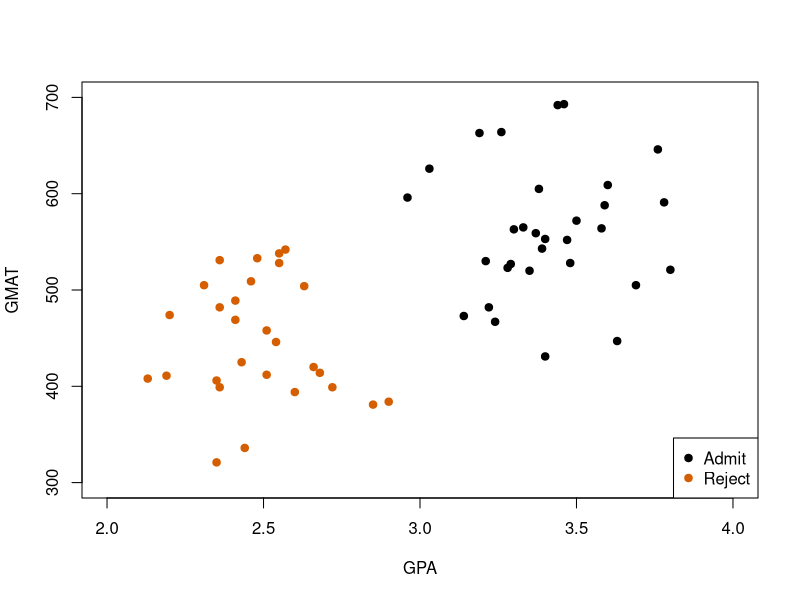
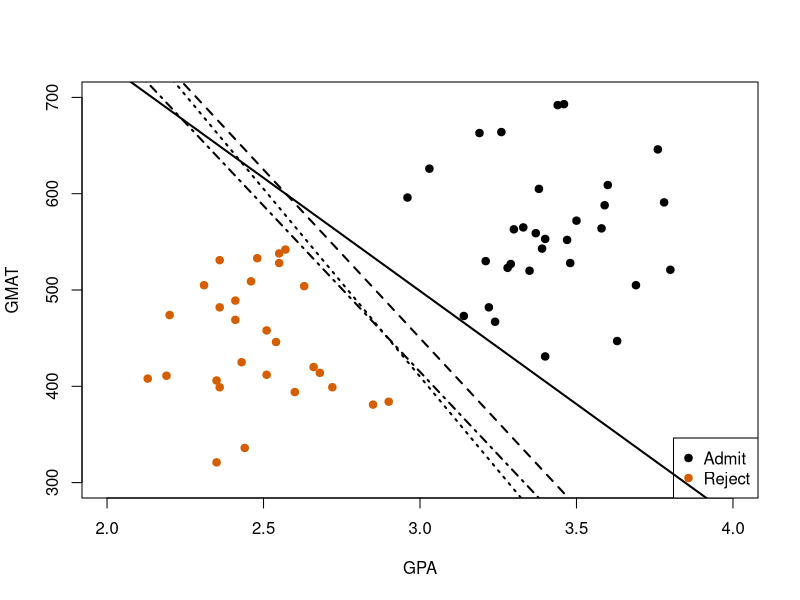
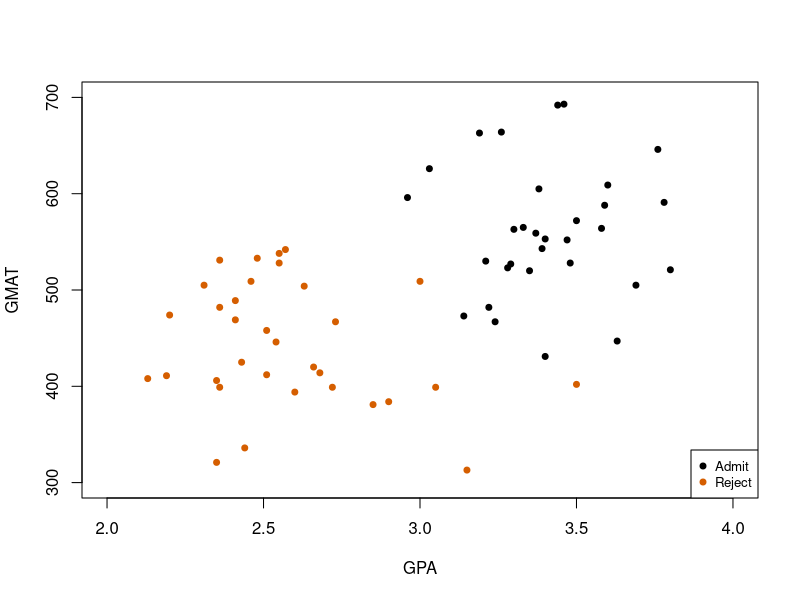
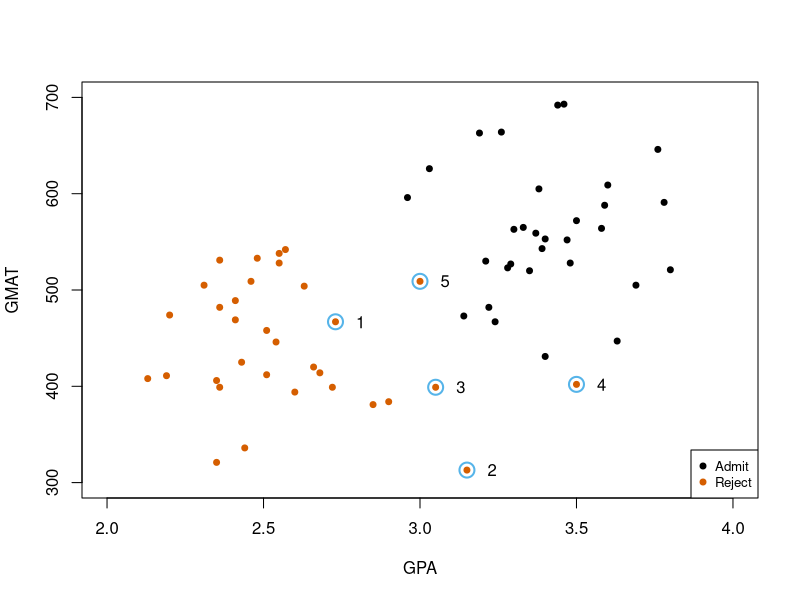
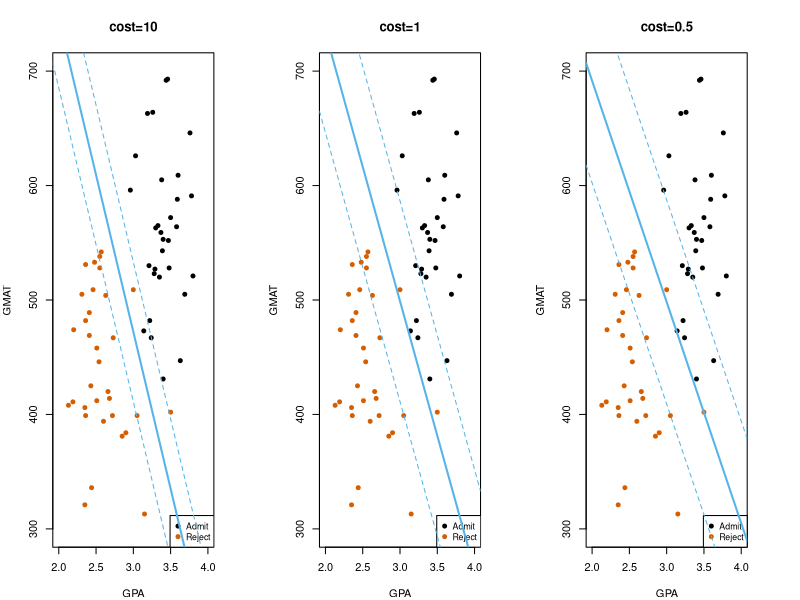
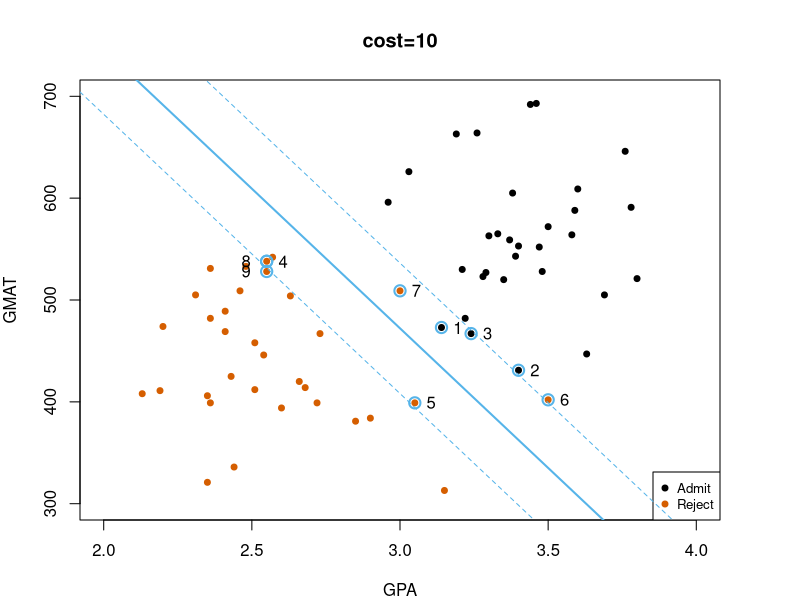
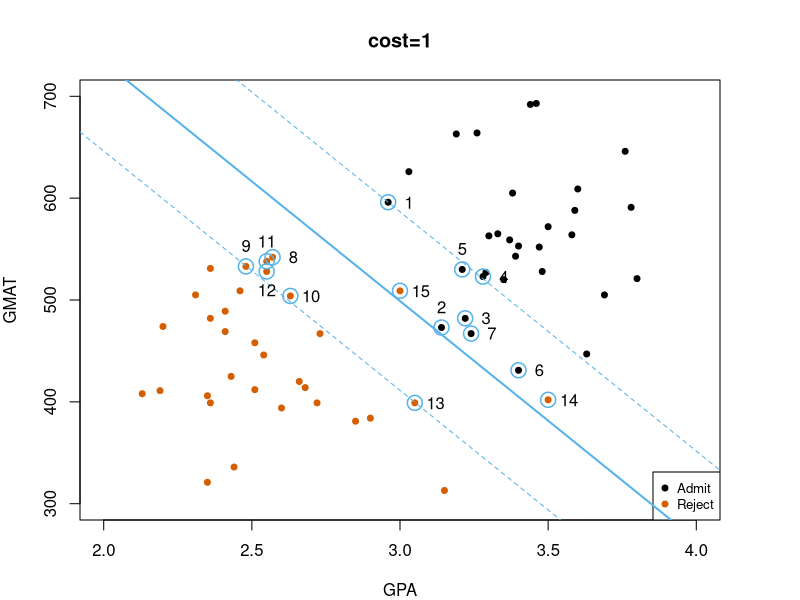

Generate these figures, in order, with R:
# R code to create figures in the paper "Active-Learning Class Activities and Shiny Applications for Teaching Support Vector Classifier"
# this is the file to create related figures for the admission dataset, for the pk dataset, see a different file. 
rm(list = ls()) #remove other preloaded datasets and environment

library(e1071) #load the package for svm function
mydata <- read.csv("admission.csv",header=TRUE) #load the dataset into R
mydata.trim <- mydata[1:59,] #create the trimmed dataset without the boundary admission cases

# Figure 2.1 display the trimmed admission dataset by different decision of admission
plot(mydata.trim[mydata.trim$decision==1,2:3],col="#000000",xlim=c(2,4),ylim=c(300,700),pch=19,cex=1)
points(mydata.trim[mydata.trim$decision==2,2:3],col="#D55E00",pch=19, cex=1)
legend("bottomright", col=c("#000000","#D55E00"), paste(c("Admit","Reject")),pch=19)

# Figure 2.2 display the trimmed admission dataset and several possible separating lines
plot(mydata.trim[mydata.trim$decision==1,2:3],col="#000000",xlim=c(2,4),ylim=c(300,700),pch=19,cex=1)
points(mydata.trim[mydata.trim$decision==2,2:3],col="#D55E00",pch=19, cex=1)
legend("bottomright", col=c("#000000","#D55E00"), paste(c("Admit","Reject")),pch=19)
abline(1203.757, -234.9349,lwd=2,col="#000000")
abline(1500,-350,lty=2,lwd=2,col="#000000")
abline(1580,-390,lty=3,lwd=2,col="#000000")
abline(1450,-345,lty=4,lwd=2,col="#000000")

# Figure 2.3 display the full admission dataset where the feature space cannot be separated by a straight line
# Also Figure 3 in the Class Activity Worksheet
plot(mydata[mydata$decision_binary==1,2:3],col="#000000",xlim=c(2,4),ylim=c(300,700),pch=19,cex=0.8)
points(mydata[mydata$decision_binary==0,2:3],col="#D55E00",pch=19,cex=0.8)
legend("bottomright", col=c("#000000","#D55E00"), paste(c("Admit","Reject")),pch=19,cex=0.8)

# Figure 3.10 display the full admission dataset, with the additional observations highlighted
plot(mydata[mydata$decision_binary==1,2:3],col="#000000",xlim=c(2,4),ylim=c(300,700),pch=19,cex=0.8)
points(mydata[mydata$decision_binary==0,2:3],col="#D55E00",pch=19,cex=0.8)
legend("bottomright", col=c("#000000","#D55E00"), paste(c("Admit","Reject")),pch=19,cex=0.8)
label_set <- mydata[60:64,2:3] #identify the dataset removed for the trimmed dataset
points(label_set,cex=2,col="#56B4E9",lwd=2,pch=1) #add points to the scatterplot
text(label_set+0.08,paste(c("1","2","3","4","5"))) #highlight the points using labels 1-5

# Figure 3.11 display the support vector classifiers with three different cost parameters based on the full admission dataaset
# Also Figure 4 & Figure 5 in the Class Activity Worksheet
par(mfrow=c(1,3), mar=c(4,4,4,4)) #reset the plotting region and margins
# create plot for cost parameter=10
plot(mydata[mydata$decision_binary==1,2:3],col="#000000",xlim=c(2,4),ylim=c(300,700),pch=19,cex=0.8,main="cost=10") 
points(mydata[mydata$decision_binary==0,2:3],col="#D55E00",pch=19,cex=0.8)
legend("bottomright", col=c("#000000","#D55E00"), paste(c("Admit","Reject")),pch=19,cex=0.8)
adm.data <- mydata[,c(2,3,5)] #subset to only have the relevant variables 
#fit a support vector classifier with cost parameter 10
svm.adm.c10 <- svm(as.factor(decision_binary)~.,data=adm.data,type="C-classification",kernel="linear",scale=FALSE,cost=10) 
cf.c10 <- coef(svm.adm.c10) #get the coefficients for the classifier
c0.c10 <- -cf.c10[1]/cf.c10[3] #calculate the intercept of the line to be added on top of feature space
c1.c10 <- -cf.c10[2]/cf.c10[3] #calculate the slope of the line to be added on top of feature space
abline(c0.c10,c1.c10,col="#56B4E9",lwd=2)
abline(-(cf.c10[1] + 1)/cf.c10[3], -cf.c10[2]/cf.c10[3], col = "#56B4E9",lty=2) #add line which is 1 margin above from the classifier
abline(-(cf.c10[1] - 1)/cf.c10[3], -cf.c10[2]/cf.c10[3], col = "#56B4E9",lty=2) #add line which is 1 margin below from the classifier

#create plot for cost parameter=1
plot(mydata[mydata$decision_binary==1,2:3],col="#000000",xlim=c(2,4),ylim=c(300,700),pch=19,cex=0.8,main="cost=1")
points(mydata[mydata$decision_binary==0,2:3],col="#D55E00",pch=19,cex=0.8)
legend("bottomright", col=c("#000000","#D55E00"), paste(c("Admit","Reject")),pch=19,cex=0.8)
adm.data <- mydata[,c(2,3,5)]
svm.adm.c1 <- svm(as.factor(decision_binary)~.,data=adm.data,type="C-classification",kernel="linear",scale=FALSE,cost=1)
cf.c1 <- coef(svm.adm.c1)
c0.c1 <- -cf.c1[1]/cf.c1[3]
c1.c1 <- -cf.c1[2]/cf.c1[3]
abline(c0.c1,c1.c1,col="#56B4E9",lwd=2)
abline(-(cf.c1[1] + 1)/cf.c1[3], -cf.c1[2]/cf.c1[3], col = "#56B4E9",lty=2)
abline(-(cf.c1[1] - 1)/cf.c1[3], -cf.c1[2]/cf.c1[3], col = "#56B4E9",lty=2)

#create plot for cost parameter=0.5
plot(mydata[mydata$decision_binary==1,2:3],col="#000000",xlim=c(2,4),ylim=c(300,700),pch=19,cex=0.8,main="cost=0.5")
points(mydata[mydata$decision_binary==0,2:3],col="#D55E00",pch=19,cex=0.8)
legend("bottomright", col=c("#000000","#D55E00"), paste(c("Admit","Reject")),pch=19,cex=0.8)
adm.data <- mydata[,c(2,3,5)]
svm.adm.c.5 <- svm(as.factor(decision_binary)~.,data=adm.data,type="C-classification",kernel="linear",scale=FALSE,cost=0.5)
cf.c.5 <- coef(svm.adm.c.5)
c0.c.5 <- -cf.c.5[1]/cf.c.5[3]
c1.c.5 <- -cf.c.5[2]/cf.c.5[3]
abline(c0.c.5,c1.c.5,col="#56B4E9",lwd=2)
abline(-(cf.c.5[1] + 1)/cf.c.5[3], -cf.c.5[2]/cf.c.5[3], col = "#56B4E9",lty=2)
abline(-(cf.c.5[1] - 1)/cf.c.5[3], -cf.c.5[2]/cf.c.5[3], col = "#56B4E9",lty=2)

# Figure 3.12 Display of the support vector classifier using cost parameter C0 = 10 based on the full admission dataset
par(mfrow=c(1,1))
plot(mydata[mydata$decision_binary==1,2:3],col="#000000",xlim=c(2,4),ylim=c(300,700),pch=19,cex=0.8,main="cost=10")
points(mydata[mydata$decision_binary==0,2:3],col="#D55E00",pch=19,cex=0.8)
legend("bottomright", col=c("#000000","#D55E00"), paste(c("Admit","Reject")),pch=19,cex=0.8)
cf.c10 <- coef(svm.adm.c10) #get the coefficients for the classifier
c0.c10 <- -cf.c10[1]/cf.c10[3] #calculate the intercept of the line to be added on top of feature space
c1.c10 <- -cf.c10[2]/cf.c10[3] #calculate the slope of the line to be added on top of feature space
abline(c0.c10,c1.c10,col="#56B4E9",lwd=2)
abline(-(cf.c10[1] + 1.05)/cf.c10[3], -cf.c10[2]/cf.c10[3], col = "#56B4E9",lty=2) #add line which is 1 margin above from the classifier
abline(-(cf.c10[1] - 1.05)/cf.c10[3], -cf.c10[2]/cf.c10[3], col = "#56B4E9",lty=2) #add line which is 1 margin below from the classifier

label_set.c10 <- mydata[as.numeric(rownames(svm.adm.c10$SV)),2:3] #identify the support vectors
points(label_set.c10[, 1:2], cex=1.5, col="#56B4E9",lwd=2, pch=1) #highlight the points 
text(label_set.c10+0.055,paste(c("1","2","3","4","5","6","7")))  
points(mydata[c(50,56),2:3],cex=1.5,col="#56B4E9",lwd=2,pch=1)
text(mydata[c(50,56),2]-0.07,mydata[c(50,56),3],paste(c("8","9")))

# Figure 3.12 Display of the support vector classifier using cost parameter C0 = 1 based on the full admission dataset
plot(mydata[mydata$decision_binary==1,2:3],col="#000000",xlim=c(2,4),ylim=c(300,700),pch=19,cex=0.8,main="cost=1")
points(mydata[mydata$decision_binary==0,2:3],col="#D55E00",pch=19,cex=0.8)
legend("bottomright", col=c("#000000","#D55E00"), paste(c("Admit","Reject")),pch=19,cex=0.8)
abline(c0.c1,c1.c1,col="#56B4E9",lwd=2)
abline(-(cf.c1[1] + 1)/cf.c1[3], -cf.c1[2]/cf.c1[3], col = "#56B4E9",lty=2)
abline(-(cf.c1[1] - 1)/cf.c1[3], -cf.c1[2]/cf.c1[3], col = "#56B4E9",lty=2)

label_set.c1 <- mydata[c(1,2,3,20,21,24,31,36,44,46,50,56,62:64),2:3]
points(label_set.c1 ,cex=2,col="#56B4E9",lwd=1.5,pch=1)
text(label_set.c1[-c(2,5,9,11,12),]+0.07,paste(c("1","3","4","6","7","8","10","13","14","15")))
text(label_set.c1[c(2,5,9),1],label_set.c1[c(2,5,9),2]+20,paste(c("2","5","9")))
text(label_set.c1[c(12),1],label_set.c1[c(12),2]-18,paste(c("12")))
text(label_set.c1[c(11),1],label_set.c1[c(11),2]+20,paste(c("11")))
